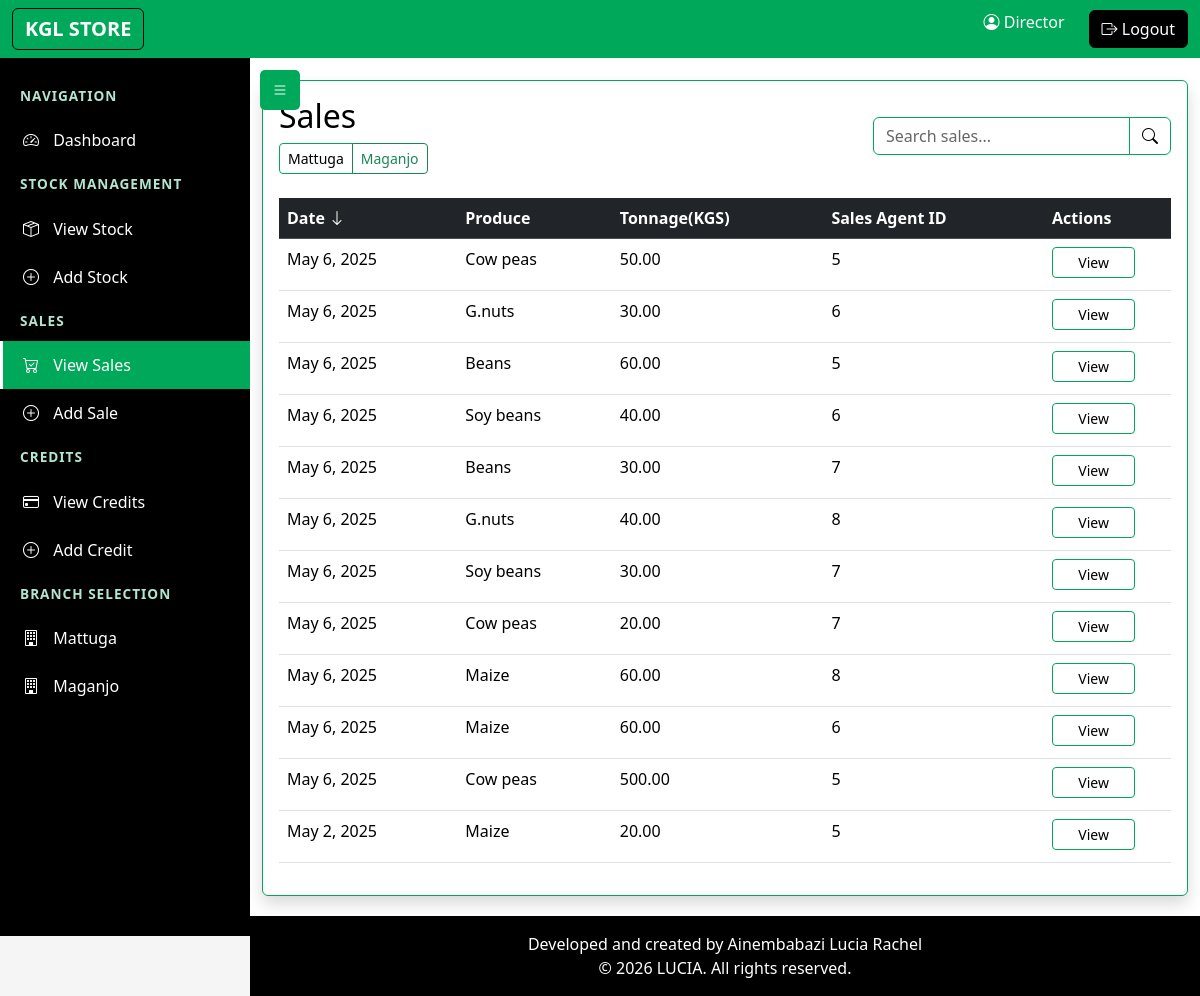
Page /sales/ (signed in) on the committed database.
### kglapp/models.py (models this page shows, shortened)
class UserProfile(AbstractUser):
    USERNAME_FIELD = 'username'
    REQUIRED_FIELDS = ['email']
    phone_number = models.CharField(max_length=15, null=False, blank=False)
    address = models.TextField(null=False, blank=False)
    contact = models.CharField(max_length=20, blank=True)
    gender = models.CharField(max_length=10, null=False, blank=False)
    role = models.CharField(max_length=20, choices=[
        ('manager', 'Manager'),
        ('director', 'Director'),
        ('sales_agent', 'Sales Agent')
    ], default='manager')
    branch = models.CharField(max_length=100, null=True, blank=True, choices=[
        ('Mattuga', 'Mattuga'),
        ('Maganjo', 'Maganjo'),
    ])
    date_joined = models.DateTimeField(default=timezone.now)

class Sale(models.Model):
    name_of_produce = models.CharField(max_length=100, null=False, blank=False)
    branch = models.CharField(max_length=100, null=False, blank=False, default='Mattuga', choices=[
        ('Mattuga', 'Mattuga'),
        ('Maganjo', 'Maganjo'),
    ])
    tonnage = models.DecimalField(max_digits=10, decimal_places=2, null=False, blank=False)
    amount_paid = models.DecimalField(max_digits=12, decimal_places=2, null=False, blank=False)
    buyers_name = models.CharField(max_length=100)
    sales_agent = models.ForeignKey(
        'UserProfile',
        on_delete=models.PROTECT,
        limit_choices_to={'role': 'sales_agent'}
    )
    date_of_sale = models.DateField(auto_now_add=True, null=False, blank=False)
    time_of_sale = models.TimeField(auto_now_add=True, null=False, blank=False)
    @classmethod
    def search(cls, query=None, branch=None):
        queryset = cls.objects.all()
        if branch:
            queryset = queryset.filter(branch=branch)
        if query:
            queryset = queryset.filter(
                models.Q(name_of_produce__icontains=query) |
                models.Q(buyers_name__icontains=query)
            )
        return queryset

### kglapp/views.py (the view)
# urls.py: path('sales/', views.all_sales, name='all_sales'),
@login_required
@has_role(['manager', 'sales_agent', 'director'])
def all_sales(request):
    branch = request.GET.get('branch')
    sort_by = request.GET.get('sort', '-date_of_sale')
    search_query = request.GET.get('q', '')
    if request.user.role == 'manager':
        sales = Sale.search(query=search_query, branch=request.user.branch)
        branch = request.user.branch
    elif request.user.role == 'sales_agent':
        sales = Sale.search(query=search_query, branch=request.user.branch)
        branch = request.user.branch
    else:
        if branch in ['Mattuga', 'Maganjo']:
            sales = Sale.search(query=search_query, branch=branch)
        else:
            sales = Sale.search(query=search_query)
    if sort_by.startswith('-'):
        sort_field = sort_by[1:]
        is_ascending = False
    else:
        sort_field = sort_by
        is_ascending = True
    valid_sort_fields = ['date_of_sale', 'name_of_produce', 'tonnage']
    if sort_field in valid_sort_fields:
        sales = sales.order_by(sort_by)
    return render(request, 'all_sales.html', {
        'sales': sales,
        'current_branch': branch,
        'sort_by': sort_by,
        'is_ascending': is_ascending,
        'search_query': search_query
    })

### kglapp/views.py (called while the page is built)
def has_role(roles):
    def check_role(user):
        if not user.is_authenticated:
            return False
        if user.is_superuser:
            return True
        if isinstance(roles, str):
            return user.role == roles
        return user.role in roles
    return user_passes_test(check_role)

### kglapp/templates/all_sales.html (shortened to what this page needs)
{% extends 'base.html' %}
{% block content %}
<div class="card shadow">
    <div class="card-body">
        <div class="d-flex justify-content-between align-items-center mb-4">
            <div>
                <h2 class="card-title mb-0">Sales {% if current_branch %}- {{ current_branch }} Branch{% endif %}</h2>
                {% if user.role == 'director' %}
                    {% if current_branch %}
                    <a href="{% url 'all_sales' %}" class="btn btn-sm btn-outline-secondary mt-2">View All Branches</a>
                    {% else %}
                    <div class="btn-group mt-2">
                        <a href="{% url 'all_sales' %}?branch=Mattuga" class="btn btn-sm btn-outline-primary">Mattuga</a>
                        <a href="{% url 'all_sales' %}?branch=Maganjo" class="btn btn-sm btn-outline-success">Maganjo</a>
                    </div>
                    {% endif %}
                {% endif %}
            </div>
            <div class="d-flex align-items-center gap-3">
                <form class="d-flex" method="get">
                    <div class="input-group">
                        <input type="text" name="q" class="form-control" placeholder="Search sales..." value="{{ search_query }}" aria-label="Search">
                        <button class="btn btn-outline-primary" type="submit">
                            <i class="bi bi-search"></i>
                        </button>
                    </div>
                </form>
            </div>
        </div>
        <div class="table-responsive">
            <table class="table table-hover">
                <thead class="table-dark">
                    <tr>
                        <th>
                            <a href="?{% if sort_by == 'date_of_sale' %}-{% endif %}sort=date_of_sale{% if current_branch %}&branch={{ current_branch }}{% endif %}" class="text-white text-decoration-none">
                                Date
                                {% if sort_by == 'date_of_sale' %}
                                    <i class="bi bi-arrow-up"></i>
                                {% elif sort_by == '-date_of_sale' %}
                                    <i class="bi bi-arrow-down"></i>
                                {% endif %}
                            </a>
                        </th>
                        <th>
                            <a href="?{% if sort_by == 'name_of_produce' %}-{% endif %}sort=name_of_produce{% if current_branch %}&branch={{ current_branch }}{% endif %}" class="text-white text-decoration-none">
                                Produce
                            </a>
                        </th>
                        <th>
                            <a href="?{% if sort_by == 'tonnage' %}-{% endif %}sort=tonnage{% if current_branch %}&branch={{ current_branch }}{% endif %}" class="text-white text-decoration-none">
                                Tonnage(KGS)
                            </a>
                        </th>
                        <th>Sales Agent ID</th>
                        <th>Actions</th>
                    </tr>
                </thead>
                <tbody>
                    {% for sale in sales %}
                    <tr>
                        <td>{{ sale.date_of_sale }}</td>
                        <td>{{ sale.name_of_produce }}</td>
                        <td>{{ sale.tonnage }}</td>
                        <td>{{ sale.sales_agent.id }}</td>
                        <td>
                            <a href="{% url 'view_sale' sale.id %}" class="btn btn-sm btn-outline-primary w-75 mb-1">View</a>
                        </td>
                    </tr>
                    {% empty %}
                    <tr>
                        <td colspan="8" class="text-center">No sales records available</td>
                    </tr>
                    {% endfor %}
                </tbody>
            </table>
        </div>
    </div>
</div>
{% endblock %}

### kglapp/templates/base.html (shortened to what this page needs)
<!DOCTYPE html>
<html lang="en">
<head>
    {% load django_bootstrap5 %}
    {% load crispy_forms_tags %}
    {% bootstrap_css %}
    <link rel="stylesheet" href="https://cdn.jsdelivr.net/npm/bootstrap-icons@1.11.3/font/bootstrap-icons.min.css">
</head>
<body>
    <nav class="navbar navbar-expand-lg navbar-dark bg-primary mb-4">
        <div class="container-fluid">
            <a class="navbar-brand btn btn-dark" href="{% url 'dashboard' %}">KGL STORE</a>
            <div class="collapse navbar-collapse" id="navbarNav">
                <ul class="navbar-nav ms-auto">
                    <li class="nav-item">
                        <span class="navbar-text me-3">
                            <i class="bi bi-person-circle"></i> {{ user.username }}
                        </span>
                    </li>
                    <li class="nav-item">
                        <form method="POST" action="{% url 'logout' %}" class="d-inline">
                            <button type="submit" class="btn btn-dark ms-2">
                                <i class="bi bi-box-arrow-right"></i> Logout
                            </button>
                        </form>
                    </li>
                </ul>
            </div>
        </div>
    </nav>
    <button class="sidebar-toggle" id="sidebarToggle" onclick="toggleSidebar()">
        <i class="bi bi-list"></i>
    </button>
    <div class="sidebar" id="sidebar">
        <div class="sidebar-section">Navigation</div>
        <a href="{% url 'dashboard' %}" class="sidebar-link">
            <i class="bi bi-speedometer2"></i> Dashboard
        </a>
        {% if user_role == 'manager' or user_role == 'director' %}
        <div class="sidebar-section">Stock Management</div>
        <a href="{% url 'all_stock' %}{% if current_branch and user_role == 'director' %}?branch={{ current_branch }}{% endif %}" class="sidebar-link">
            <i class="bi bi-box-seam"></i> View Stock
        </a>
        <a href="{% url 'add_stock' %}{% if current_branch and user_role == 'director' %}?branch={{ current_branch }}{% endif %}" class="sidebar-link">
            <i class="bi bi-plus-circle"></i> Add Stock
        </a>
        {% endif %}
        <div class="sidebar-section">Sales</div>
        <a href="{% url 'all_sales' %}{% if current_branch and user_role == 'director' %}?branch={{ current_branch }}{% endif %}" class="sidebar-link">
            <i class="bi bi-cart-check"></i> View Sales
        </a>
        <a href="{% url 'add_sale' %}{% if current_branch and user_role == 'director' %}?branch={{ current_branch }}{% endif %}" class="sidebar-link">
            <i class="bi bi-plus-circle"></i> Add Sale
        </a>
        <div class="sidebar-section">Credits</div>
        <a href="{% url 'all_credits' %}{% if current_branch and user_role == 'director' %}?branch={{ current_branch }}{% endif %}" class="sidebar-link">
            <i class="bi bi-credit-card"></i> View Credits
        </a>
        <a href="{% url 'add_credit' %}{% if current_branch and user_role == 'director' %}?branch={{ current_branch }}{% endif %}" class="sidebar-link">
            <i class="bi bi-plus-circle"></i> Add Credit
        </a>
        {% if user_role == 'director' %}
        <div class="sidebar-section">Branch Selection</div>
        <a href="{% url 'dashboard' %}?branch=Mattuga" class="sidebar-link">
            <i class="bi bi-building"></i> Mattuga
        </a>
        <a href="{% url 'dashboard' %}?branch=Maganjo" class="sidebar-link">
            <i class="bi bi-building"></i> Maganjo
        </a>
        {% endif %}
    </div>
    <div class="main-content" id="mainContent">
        <div class="container-fluid">
            {% block content %}
            {% endblock %}
        </div>
    </div>
    <footer class="footer py-3 bg-dark text-white" id="footer">
        <div class="container text-center">
            <p class="mb-0">Developed and created by Ainembabazi Lucia Rachel</p>
            <p class="mb-0">&copy; {% now "Y" %} LUCIA. All rights reserved.</p>
        </div>
    </footer>
</body>
</html>

### rows in the picture
UserProfile: username "Director"
Sale: date_of_sale "May 6, 2025", name_of_produce "Cow peas", tonnage "50.00", sales_agent.id "5"
Sale: date_of_sale "May 6, 2025", name_of_produce "G.nuts", tonnage "30.00", sales_agent.id "6"
Sale: date_of_sale "May 6, 2025", name_of_produce "Beans", tonnage "60.00", sales_agent.id "5"
Sale: date_of_sale "May 6, 2025", name_of_produce "Soy beans", tonnage "40.00", sales_agent.id "6"
Sale: date_of_sale "May 6, 2025", name_of_produce "Beans", tonnage "30.00", sales_agent.id "7"
Sale: date_of_sale "May 6, 2025", name_of_produce "G.nuts", tonnage "40.00", sales_agent.id "8"
Sale: date_of_sale "May 6, 2025", name_of_produce "Soy beans", tonnage "30.00", sales_agent.id "7"
Sale: date_of_sale "May 6, 2025", name_of_produce "Cow peas", tonnage "20.00", sales_agent.id "7"
Sale: date_of_sale "May 6, 2025", name_of_produce "Maize", tonnage "60.00", sales_agent.id "8"
Sale: date_of_sale "May 6, 2025", name_of_produce "Maize", tonnage "60.00", sales_agent.id "6"
Sale: date_of_sale "May 6, 2025", name_of_produce "Cow peas", tonnage "500.00", sales_agent.id "5"
Sale: date_of_sale "May 2, 2025", name_of_produce "Maize", tonnage "20.00", sales_agent.id "5"
